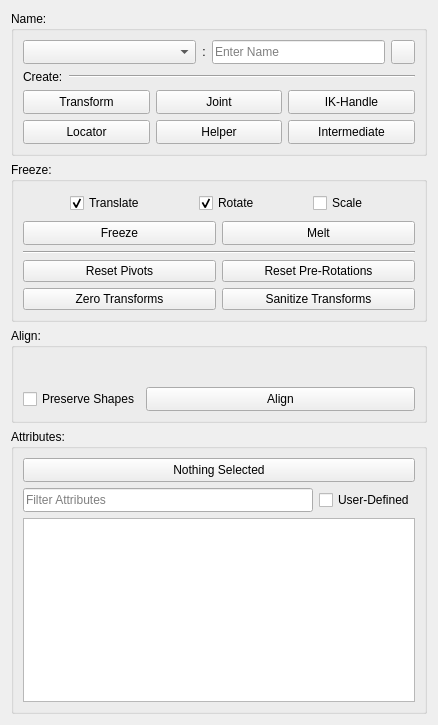
<?xml version="1.0" encoding="UTF-8"?>
<ui version="4.0">
 <class>QCreateTab</class>
 <widget class="QWidget" name="QCreateTab">
  <property name="geometry">
   <rect>
    <x>0</x>
    <y>0</y>
    <width>438</width>
    <height>725</height>
   </rect>
  </property>
  <property name="windowTitle">
   <string>Form</string>
  </property>
  <layout class="QVBoxLayout" name="verticalLayout">
   <item>
    <widget class="QGroupBox" name="nameGroupBox">
     <property name="sizePolicy">
      <sizepolicy hsizetype="Expanding" vsizetype="Minimum">
       <horstretch>0</horstretch>
       <verstretch>0</verstretch>
      </sizepolicy>
     </property>
     <property name="title">
      <string>Name:</string>
     </property>
     <layout class="QGridLayout" name="gridLayout_3">
      <item row="3" column="1">
       <widget class="QPushButton" name="helperPushButton">
        <property name="minimumSize">
         <size>
          <width>0</width>
          <height>24</height>
         </size>
        </property>
        <property name="maximumSize">
         <size>
          <width>16777215</width>
          <height>24</height>
         </size>
        </property>
        <property name="whatsThis">
         <string>pointHelper</string>
        </property>
        <property name="text">
         <string>Helper</string>
        </property>
       </widget>
      </item>
      <item row="2" column="0">
       <widget class="QPushButton" name="transformPushButton">
        <property name="minimumSize">
         <size>
          <width>0</width>
          <height>24</height>
         </size>
        </property>
        <property name="maximumSize">
         <size>
          <width>16777215</width>
          <height>24</height>
         </size>
        </property>
        <property name="whatsThis">
         <string>transform</string>
        </property>
        <property name="text">
         <string>Transform</string>
        </property>
       </widget>
      </item>
      <item row="0" column="0" colspan="3">
       <widget class="QWidget" name="nameWidget" native="true">
        <property name="sizePolicy">
         <sizepolicy hsizetype="Expanding" vsizetype="Fixed">
          <horstretch>0</horstretch>
          <verstretch>0</verstretch>
         </sizepolicy>
        </property>
        <property name="minimumSize">
         <size>
          <width>0</width>
          <height>24</height>
         </size>
        </property>
        <property name="maximumSize">
         <size>
          <width>16777215</width>
          <height>24</height>
         </size>
        </property>
        <layout class="QHBoxLayout" name="horizontalLayout_2">
         <property name="leftMargin">
          <number>0</number>
         </property>
         <property name="topMargin">
          <number>0</number>
         </property>
         <property name="rightMargin">
          <number>0</number>
         </property>
         <property name="bottomMargin">
          <number>0</number>
         </property>
         <item>
          <widget class="QComboBox" name="namespaceComboBox">
           <property name="sizePolicy">
            <sizepolicy hsizetype="Expanding" vsizetype="Fixed">
             <horstretch>0</horstretch>
             <verstretch>0</verstretch>
            </sizepolicy>
           </property>
           <property name="minimumSize">
            <size>
             <width>0</width>
             <height>24</height>
            </size>
           </property>
           <property name="maximumSize">
            <size>
             <width>16777215</width>
             <height>24</height>
            </size>
           </property>
          </widget>
         </item>
         <item>
          <widget class="QLabel" name="namespaceLabel">
           <property name="sizePolicy">
            <sizepolicy hsizetype="Fixed" vsizetype="Preferred">
             <horstretch>0</horstretch>
             <verstretch>0</verstretch>
            </sizepolicy>
           </property>
           <property name="minimumSize">
            <size>
             <width>4</width>
             <height>0</height>
            </size>
           </property>
           <property name="maximumSize">
            <size>
             <width>4</width>
             <height>16777215</height>
            </size>
           </property>
           <property name="text">
            <string>:</string>
           </property>
           <property name="alignment">
            <set>Qt::AlignCenter</set>
           </property>
          </widget>
         </item>
         <item>
          <widget class="QLineEdit" name="nameLineEdit">
           <property name="sizePolicy">
            <sizepolicy hsizetype="Expanding" vsizetype="Preferred">
             <horstretch>0</horstretch>
             <verstretch>0</verstretch>
            </sizepolicy>
           </property>
           <property name="placeholderText">
            <string>Enter Name</string>
           </property>
          </widget>
         </item>
         <item>
          <widget class="QColorButton" name="wireColorButton">
           <property name="sizePolicy">
            <sizepolicy hsizetype="Fixed" vsizetype="Fixed">
             <horstretch>0</horstretch>
             <verstretch>0</verstretch>
            </sizepolicy>
           </property>
           <property name="minimumSize">
            <size>
             <width>24</width>
             <height>24</height>
            </size>
           </property>
           <property name="maximumSize">
            <size>
             <width>24</width>
             <height>24</height>
            </size>
           </property>
           <property name="text">
            <string/>
           </property>
          </widget>
         </item>
        </layout>
       </widget>
      </item>
      <item row="2" column="1">
       <widget class="QPushButton" name="jointPushButton">
        <property name="minimumSize">
         <size>
          <width>0</width>
          <height>24</height>
         </size>
        </property>
        <property name="maximumSize">
         <size>
          <width>16777215</width>
          <height>24</height>
         </size>
        </property>
        <property name="whatsThis">
         <string>joint</string>
        </property>
        <property name="text">
         <string>Joint</string>
        </property>
       </widget>
      </item>
      <item row="3" column="0">
       <widget class="QPushButton" name="locatorPushButton">
        <property name="minimumSize">
         <size>
          <width>0</width>
          <height>24</height>
         </size>
        </property>
        <property name="maximumSize">
         <size>
          <width>16777215</width>
          <height>24</height>
         </size>
        </property>
        <property name="whatsThis">
         <string>locator</string>
        </property>
        <property name="text">
         <string>Locator</string>
        </property>
       </widget>
      </item>
      <item row="2" column="2">
       <widget class="QPushButton" name="ikHandlePushButton">
        <property name="minimumSize">
         <size>
          <width>0</width>
          <height>24</height>
         </size>
        </property>
        <property name="maximumSize">
         <size>
          <width>16777215</width>
          <height>24</height>
         </size>
        </property>
        <property name="whatsThis">
         <string>ikHandle</string>
        </property>
        <property name="text">
         <string>IK-Handle</string>
        </property>
       </widget>
      </item>
      <item row="3" column="2">
       <widget class="QPushButton" name="intermediatePushButton">
        <property name="minimumSize">
         <size>
          <width>0</width>
          <height>24</height>
         </size>
        </property>
        <property name="maximumSize">
         <size>
          <width>16777215</width>
          <height>24</height>
         </size>
        </property>
        <property name="whatsThis">
         <string>transform</string>
        </property>
        <property name="text">
         <string>Intermediate</string>
        </property>
       </widget>
      </item>
      <item row="1" column="0" colspan="3">
       <widget class="QWidget" name="createDivider" native="true">
        <property name="sizePolicy">
         <sizepolicy hsizetype="Expanding" vsizetype="Fixed">
          <horstretch>0</horstretch>
          <verstretch>0</verstretch>
         </sizepolicy>
        </property>
        <layout class="QHBoxLayout" name="horizontalLayout_3">
         <property name="leftMargin">
          <number>0</number>
         </property>
         <property name="topMargin">
          <number>0</number>
         </property>
         <property name="rightMargin">
          <number>0</number>
         </property>
         <property name="bottomMargin">
          <number>0</number>
         </property>
         <item>
          <widget class="QLabel" name="createLabel">
           <property name="sizePolicy">
            <sizepolicy hsizetype="Minimum" vsizetype="Preferred">
             <horstretch>0</horstretch>
             <verstretch>0</verstretch>
            </sizepolicy>
           </property>
           <property name="text">
            <string>Create:</string>
           </property>
          </widget>
         </item>
         <item>
          <widget class="Line" name="createLine">
           <property name="sizePolicy">
            <sizepolicy hsizetype="Expanding" vsizetype="Fixed">
             <horstretch>0</horstretch>
             <verstretch>0</verstretch>
            </sizepolicy>
           </property>
           <property name="orientation">
            <enum>Qt::Horizontal</enum>
           </property>
          </widget>
         </item>
        </layout>
       </widget>
      </item>
     </layout>
    </widget>
   </item>
   <item>
    <widget class="QGroupBox" name="freezeGroupBox">
     <property name="sizePolicy">
      <sizepolicy hsizetype="Expanding" vsizetype="Minimum">
       <horstretch>0</horstretch>
       <verstretch>0</verstretch>
      </sizepolicy>
     </property>
     <property name="title">
      <string>Freeze:</string>
     </property>
     <layout class="QGridLayout" name="gridLayout">
      <item row="0" column="0" colspan="2">
       <widget class="QWidget" name="freezeInteropWidget" native="true">
        <property name="sizePolicy">
         <sizepolicy hsizetype="Expanding" vsizetype="Fixed">
          <horstretch>0</horstretch>
          <verstretch>0</verstretch>
         </sizepolicy>
        </property>
        <property name="minimumSize">
         <size>
          <width>0</width>
          <height>24</height>
         </size>
        </property>
        <property name="maximumSize">
         <size>
          <width>16777215</width>
          <height>24</height>
         </size>
        </property>
        <layout class="QHBoxLayout" name="horizontalLayout">
         <property name="leftMargin">
          <number>0</number>
         </property>
         <property name="topMargin">
          <number>0</number>
         </property>
         <property name="rightMargin">
          <number>0</number>
         </property>
         <property name="bottomMargin">
          <number>0</number>
         </property>
         <item>
          <spacer name="horizontalSpacer">
           <property name="orientation">
            <enum>Qt::Horizontal</enum>
           </property>
           <property name="sizeHint" stdset="0">
            <size>
             <width>40</width>
             <height>20</height>
            </size>
           </property>
          </spacer>
         </item>
         <item>
          <widget class="QCheckBox" name="translateCheckBox">
           <property name="sizePolicy">
            <sizepolicy hsizetype="Expanding" vsizetype="Preferred">
             <horstretch>0</horstretch>
             <verstretch>0</verstretch>
            </sizepolicy>
           </property>
           <property name="text">
            <string>Translate</string>
           </property>
           <property name="checked">
            <bool>true</bool>
           </property>
          </widget>
         </item>
         <item>
          <spacer name="horizontalSpacer_4">
           <property name="orientation">
            <enum>Qt::Horizontal</enum>
           </property>
           <property name="sizeHint" stdset="0">
            <size>
             <width>40</width>
             <height>20</height>
            </size>
           </property>
          </spacer>
         </item>
         <item>
          <widget class="QCheckBox" name="rotateCheckBox">
           <property name="sizePolicy">
            <sizepolicy hsizetype="Expanding" vsizetype="Preferred">
             <horstretch>0</horstretch>
             <verstretch>0</verstretch>
            </sizepolicy>
           </property>
           <property name="text">
            <string>Rotate</string>
           </property>
           <property name="checked">
            <bool>true</bool>
           </property>
          </widget>
         </item>
         <item>
          <spacer name="horizontalSpacer_3">
           <property name="orientation">
            <enum>Qt::Horizontal</enum>
           </property>
           <property name="sizeHint" stdset="0">
            <size>
             <width>40</width>
             <height>20</height>
            </size>
           </property>
          </spacer>
         </item>
         <item>
          <widget class="QCheckBox" name="scaleCheckBox">
           <property name="sizePolicy">
            <sizepolicy hsizetype="Expanding" vsizetype="Preferred">
             <horstretch>0</horstretch>
             <verstretch>0</verstretch>
            </sizepolicy>
           </property>
           <property name="text">
            <string>Scale</string>
           </property>
          </widget>
         </item>
         <item>
          <spacer name="horizontalSpacer_2">
           <property name="orientation">
            <enum>Qt::Horizontal</enum>
           </property>
           <property name="sizeHint" stdset="0">
            <size>
             <width>40</width>
             <height>20</height>
            </size>
           </property>
          </spacer>
         </item>
        </layout>
       </widget>
      </item>
      <item row="2" column="0" colspan="2">
       <widget class="Line" name="freezeLine">
        <property name="orientation">
         <enum>Qt::Horizontal</enum>
        </property>
       </widget>
      </item>
      <item row="4" column="1">
       <widget class="QPushButton" name="resetPreRotationsPushButton">
        <property name="toolTip">
         <string>Resets the pre-rotations on the selected nodes.</string>
        </property>
        <property name="text">
         <string>Reset Pre-Rotations</string>
        </property>
       </widget>
      </item>
      <item row="1" column="1">
       <widget class="QPushButton" name="meltPushButton">
        <property name="minimumSize">
         <size>
          <width>0</width>
          <height>24</height>
         </size>
        </property>
        <property name="maximumSize">
         <size>
          <width>16777215</width>
          <height>24</height>
         </size>
        </property>
        <property name="toolTip">
         <string>Un-freezes the transforms on the selected nodes.</string>
        </property>
        <property name="text">
         <string>Melt</string>
        </property>
       </widget>
      </item>
      <item row="1" column="0">
       <widget class="QPushButton" name="freezePushButton">
        <property name="minimumSize">
         <size>
          <width>0</width>
          <height>24</height>
         </size>
        </property>
        <property name="maximumSize">
         <size>
          <width>16777215</width>
          <height>24</height>
         </size>
        </property>
        <property name="toolTip">
         <string>Freezes the transforms on the selected nodes.</string>
        </property>
        <property name="text">
         <string>Freeze</string>
        </property>
       </widget>
      </item>
      <item row="4" column="0">
       <widget class="QPushButton" name="resetPivotsPushButton">
        <property name="toolTip">
         <string>Resets the pivots on the selected nodes.</string>
        </property>
        <property name="text">
         <string>Reset Pivots</string>
        </property>
       </widget>
      </item>
      <item row="5" column="1">
       <widget class="QPushButton" name="sanitizeTransformsPushButton">
        <property name="text">
         <string>Sanitize Transforms</string>
        </property>
       </widget>
      </item>
      <item row="5" column="0">
       <widget class="QPushButton" name="zeroTransformsPushButton">
        <property name="text">
         <string>Zero Transforms</string>
        </property>
       </widget>
      </item>
     </layout>
    </widget>
   </item>
   <item>
    <widget class="QGroupBox" name="alignGroupBox">
     <property name="title">
      <string>Align:</string>
     </property>
     <layout class="QGridLayout" name="gridLayout_2">
      <item row="0" column="2">
       <widget class="QXyzWidget" name="scaleXYZWidget" native="true">
        <property name="sizePolicy">
         <sizepolicy hsizetype="Expanding" vsizetype="Fixed">
          <horstretch>0</horstretch>
          <verstretch>0</verstretch>
         </sizepolicy>
        </property>
        <property name="minimumSize">
         <size>
          <width>0</width>
          <height>24</height>
         </size>
        </property>
        <property name="maximumSize">
         <size>
          <width>16777215</width>
          <height>24</height>
         </size>
        </property>
        <property name="styleSheet">
         <string notr="true">QPushButton:hover:checked { background-color: green; }
QPushButton:checked { background-color: darkgreen; border: none; }</string>
        </property>
       </widget>
      </item>
      <item row="0" column="0">
       <widget class="QXyzWidget" name="translateXYZWidget" native="true">
        <property name="sizePolicy">
         <sizepolicy hsizetype="Expanding" vsizetype="Fixed">
          <horstretch>0</horstretch>
          <verstretch>0</verstretch>
         </sizepolicy>
        </property>
        <property name="minimumSize">
         <size>
          <width>0</width>
          <height>24</height>
         </size>
        </property>
        <property name="maximumSize">
         <size>
          <width>16777215</width>
          <height>24</height>
         </size>
        </property>
        <property name="styleSheet">
         <string notr="true">QPushButton:hover:checked { background-color: green; }
QPushButton:checked { background-color: darkgreen; border: none; }</string>
        </property>
       </widget>
      </item>
      <item row="0" column="1">
       <widget class="QXyzWidget" name="rotateXYZWidget" native="true">
        <property name="sizePolicy">
         <sizepolicy hsizetype="Expanding" vsizetype="Fixed">
          <horstretch>0</horstretch>
          <verstretch>0</verstretch>
         </sizepolicy>
        </property>
        <property name="minimumSize">
         <size>
          <width>0</width>
          <height>24</height>
         </size>
        </property>
        <property name="maximumSize">
         <size>
          <width>16777215</width>
          <height>24</height>
         </size>
        </property>
        <property name="styleSheet">
         <string notr="true">QPushButton:hover:checked { background-color: green; }
QPushButton:checked { background-color: darkgreen; border: none; }</string>
        </property>
       </widget>
      </item>
      <item row="1" column="0" colspan="3">
       <widget class="QWidget" name="alignInteropWidget" native="true">
        <property name="sizePolicy">
         <sizepolicy hsizetype="Expanding" vsizetype="Fixed">
          <horstretch>0</horstretch>
          <verstretch>0</verstretch>
         </sizepolicy>
        </property>
        <property name="minimumSize">
         <size>
          <width>0</width>
          <height>24</height>
         </size>
        </property>
        <property name="maximumSize">
         <size>
          <width>16777215</width>
          <height>24</height>
         </size>
        </property>
        <layout class="QHBoxLayout" name="horizontalLayout_5">
         <property name="leftMargin">
          <number>0</number>
         </property>
         <property name="topMargin">
          <number>0</number>
         </property>
         <property name="rightMargin">
          <number>0</number>
         </property>
         <property name="bottomMargin">
          <number>0</number>
         </property>
         <item>
          <widget class="QCheckBox" name="preserveShapesCheckBox">
           <property name="sizePolicy">
            <sizepolicy hsizetype="Minimum" vsizetype="Preferred">
             <horstretch>0</horstretch>
             <verstretch>0</verstretch>
            </sizepolicy>
           </property>
           <property name="text">
            <string>Preserve Shapes</string>
           </property>
          </widget>
         </item>
         <item>
          <widget class="QPushButton" name="alignPushButton">
           <property name="sizePolicy">
            <sizepolicy hsizetype="Expanding" vsizetype="Preferred">
             <horstretch>0</horstretch>
             <verstretch>0</verstretch>
            </sizepolicy>
           </property>
           <property name="toolTip">
            <string>Copies the transform from the first selected node and pastes it onto the second node.</string>
           </property>
           <property name="text">
            <string>Align</string>
           </property>
          </widget>
         </item>
        </layout>
       </widget>
      </item>
     </layout>
    </widget>
   </item>
   <item>
    <widget class="QGroupBox" name="attributesGroupBox">
     <property name="sizePolicy">
      <sizepolicy hsizetype="Preferred" vsizetype="Expanding">
       <horstretch>0</horstretch>
       <verstretch>0</verstretch>
      </sizepolicy>
     </property>
     <property name="title">
      <string>Attributes:</string>
     </property>
     <layout class="QVBoxLayout" name="verticalLayout_2">
      <item>
       <widget class="QPushButton" name="editPushButton">
        <property name="sizePolicy">
         <sizepolicy hsizetype="Expanding" vsizetype="Fixed">
          <horstretch>0</horstretch>
          <verstretch>0</verstretch>
         </sizepolicy>
        </property>
        <property name="minimumSize">
         <size>
          <width>0</width>
          <height>24</height>
         </size>
        </property>
        <property name="maximumSize">
         <size>
          <width>16777215</width>
          <height>24</height>
         </size>
        </property>
        <property name="styleSheet">
         <string notr="true">QPushButton:hover:checked { background-color: crimson; }
QPushButton:checked { background-color: firebrick; border: none; }</string>
        </property>
        <property name="text">
         <string>Nothing Selected</string>
        </property>
        <property name="checkable">
         <bool>true</bool>
        </property>
       </widget>
      </item>
      <item>
       <widget class="QWidget" name="filterWidget" native="true">
        <property name="sizePolicy">
         <sizepolicy hsizetype="Expanding" vsizetype="Fixed">
          <horstretch>0</horstretch>
          <verstretch>0</verstretch>
         </sizepolicy>
        </property>
        <property name="minimumSize">
         <size>
          <width>0</width>
          <height>24</height>
         </size>
        </property>
        <property name="maximumSize">
         <size>
          <width>16777215</width>
          <height>24</height>
         </size>
        </property>
        <layout class="QHBoxLayout" name="horizontalLayout_4">
         <property name="leftMargin">
          <number>0</number>
         </property>
         <property name="topMargin">
          <number>0</number>
         </property>
         <property name="rightMargin">
          <number>0</number>
         </property>
         <property name="bottomMargin">
          <number>0</number>
         </property>
         <item>
          <widget class="QLineEdit" name="filterLineEdit">
           <property name="sizePolicy">
            <sizepolicy hsizetype="Expanding" vsizetype="Preferred">
             <horstretch>0</horstretch>
             <verstretch>0</verstretch>
            </sizepolicy>
           </property>
           <property name="placeholderText">
            <string>Filter Attributes</string>
           </property>
           <property name="clearButtonEnabled">
            <bool>true</bool>
           </property>
          </widget>
         </item>
         <item>
          <widget class="QCheckBox" name="userDefinedCheckBox">
           <property name="sizePolicy">
            <sizepolicy hsizetype="Minimum" vsizetype="Preferred">
             <horstretch>0</horstretch>
             <verstretch>0</verstretch>
            </sizepolicy>
           </property>
           <property name="text">
            <string>User-Defined</string>
           </property>
           <property name="checked">
            <bool>false</bool>
           </property>
          </widget>
         </item>
        </layout>
       </widget>
      </item>
      <item>
       <widget class="QTreeView" name="attributeTreeView">
        <property name="styleSheet">
         <string notr="true">QTreeView::item { height: 24px; }</string>
        </property>
        <property name="alternatingRowColors">
         <bool>true</bool>
        </property>
        <attribute name="headerMinimumSectionSize">
         <number>50</number>
        </attribute>
       </widget>
      </item>
     </layout>
    </widget>
   </item>
  </layout>
 </widget>
 <customwidgets>
  <customwidget>
   <class>QXyzWidget</class>
   <extends>QWidget</extends>
   <header>dcc/ui/qxyzwidget.h</header>
   <container>1</container>
  </customwidget>
  <customwidget>
   <class>QColorButton</class>
   <extends>QPushButton</extends>
   <header>rigomatic/ui/widgets/qcolorbutton.h</header>
  </customwidget>
 </customwidgets>
 <resources/>
 <connections/>
</ui>
